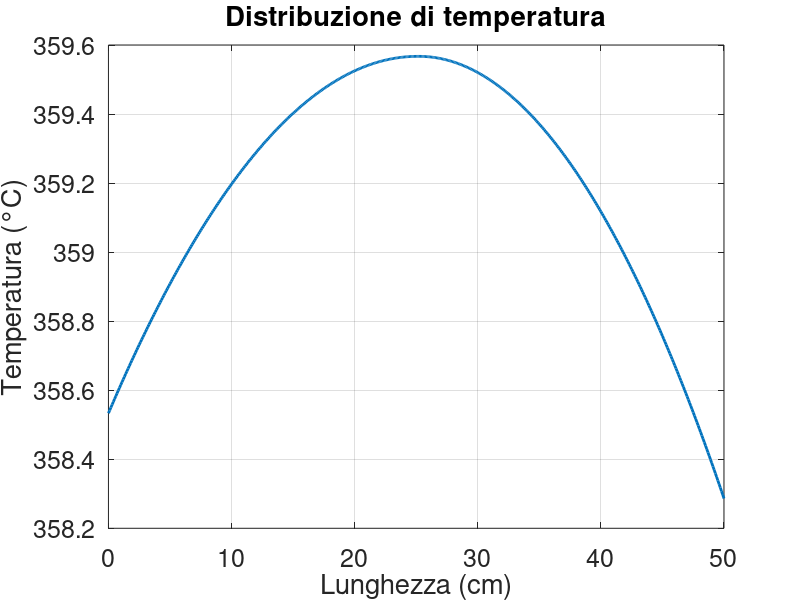

The MATLAB script that drew this image:
clc; clear; close all;
%% dati
% dominio
% x -> Tinf | 0 - barra (ba) - contatto - barra&guarnizione (ss) - end | Tinf
% geometrici
DDint = .2;
LL = .5;
DDext = .23;

surfint = DDint^2*pi/4;
volint = surfint*LL;

surfext = (DDext^2-DDint^2)*pi/4;
volext = surfext*LL/2;

voltot = volint + volext;
Awet = pi*DDint*LL/2 + pi*DDext*LL/2 + surfint + (surfext+surfint) + surfext;

% fisici
Tinf = 300;
hh = 50;
qint = 80e3;
kkba = 350;
kkss = 50;

kkave = (kkba*surfint + kkss*surfext)/(surfint+surfext);

%% griglia spaziale
dx = 1e-3;
xx = (0:dx:LL)';
nn = length(xx);
nncont = round(nn/2); % contatto

% dati dipendenti da x
kk = kkba*(xx <= xx(nncont)) + kkave*(xx > xx(nncont));

%% sistema
diag_si = ones(nn,1);
diag_p = -2 - hh./kk*dx^2*Awet/voltot;
AA = spdiags([diag_si diag_p diag_si],-1:1,nn,nn);
bb = -(qint + hh*Tinf*Awet/voltot)./kk*dx^2;

% bb = -qint*dx^2./kk - hh*Tco2*As/VV./kk*dx^2;

% --- condizioni al contorno ---
% robin iniziale
AA(1,1) = 1+hh/kkba*dx;
AA(1,2) = -1;
bb(1) = hh/kkba*dx*Tinf;

% contatto
AA(nncont,nncont-1) = kkba/kkave;
AA(nncont,nncont) = -1-kkba/kkave;
AA(nncont,nncont+1) = 1;
bb(nncont) = 0;

% robin finale
AA(end,end-1) = -1;
AA(end,end) = 1+hh/kkave*dx;
bb(end) = hh/kkave*dx*Tinf;

% --- risolvo il sistema ---
TT = AA\bb;

%% post production
figure
plot(xx*1e2,TT,'linewidth',2)
grid on
box on
title ('Distribuzione di temperatura')
xlabel('Lunghezza (cm)')
ylabel('Temperatura (°C)')
set(gca,'fontsize',18)
